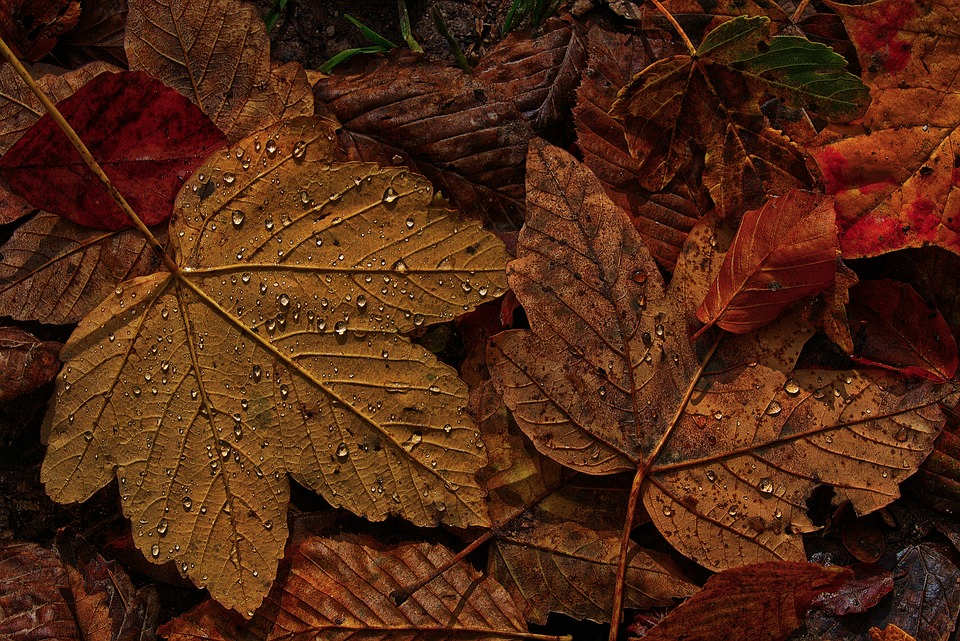
#> input picture Task1/hcont.jpg, 960 x 641 px
$ python Q5.py
#> lines starting #> are read from the running program, lines starting #| are printed output that depends on the picture
import numpy as np
import cv2
from matplotlib import pyplot as plt

img = cv2.imread('hcont.jpg', 1)
#> img is the input picture: shape (641, 960, 3); mean B, G, R 19.7, 40.1, 80.6

cv2.imshow("main_image", img)
cv2.waitKey()

def histogram_equalization(img_in):
    # segregate color streams
    b, g, r = cv2.split(img_in)
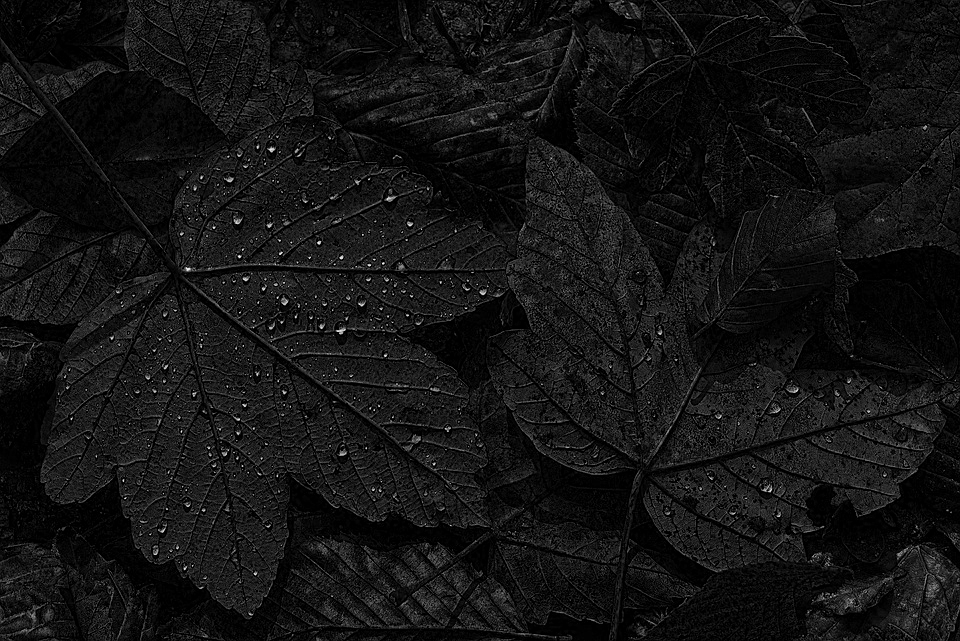
#> b: shape (641, 960); min 0, max 246, mean 19.7
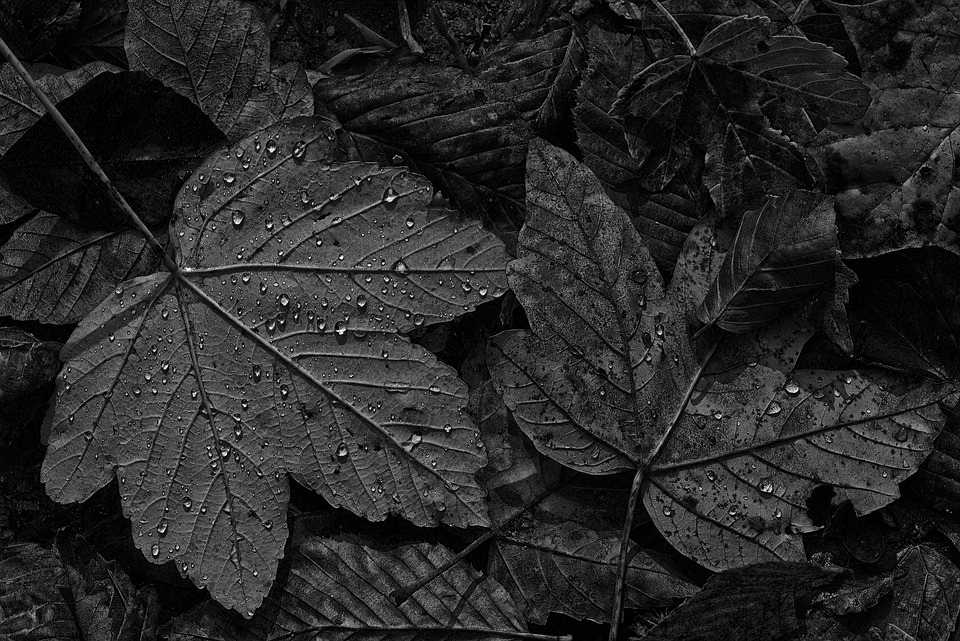
#> g: shape (641, 960); min 0, max 255, mean 40.1
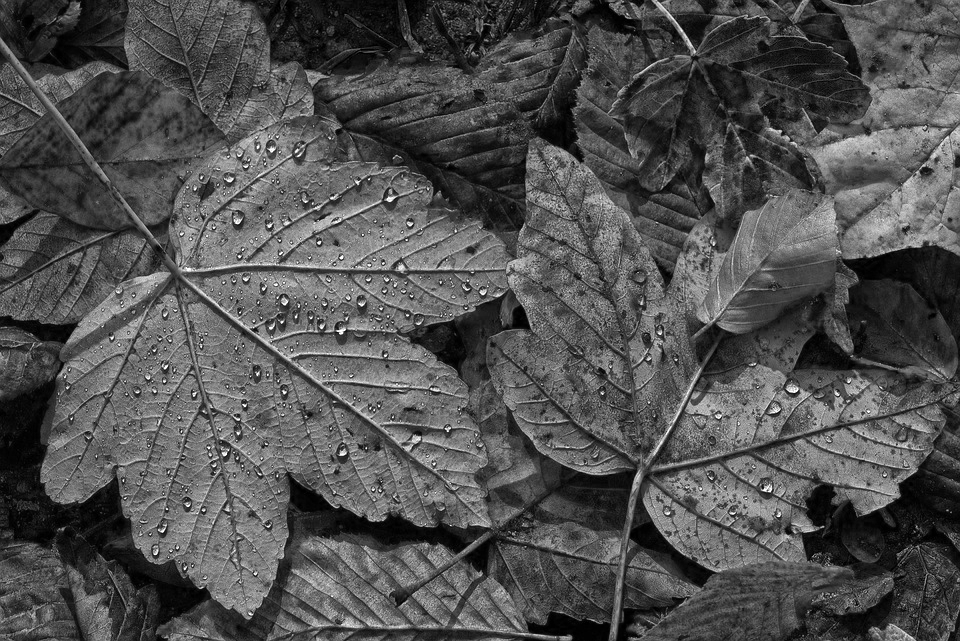
#> r: shape (641, 960); min 0, max 255, mean 80.6
    color = ('b', 'g', 'r')
    fig, ax = plt.subplots()
    for i, col in enumerate(color):
        histr = cv2.calcHist([img_in], [i], None, [256], [0, 256])
        ax.plot(histr, color=col)
        ax.set_xlim([0, 256])
    fig.show()
#> figure, not shown here; curve peaks at x = 0, y = 106533; curve peaks at x = 0, y = 28275; curve peaks at x = 60, y = 4696
    fig.savefig('histogram_image_before.png')
    plt.close(fig)

    equ_b = cv2.equalizeHist(b)
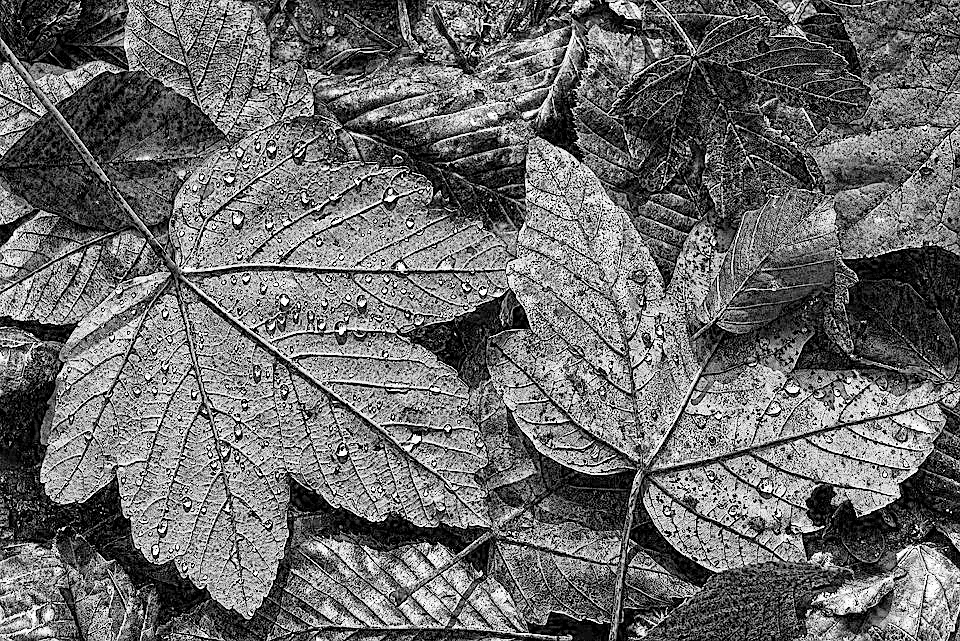
#> equ_b: shape (641, 960); min 0, max 255, mean 107.5
    equ_g = cv2.equalizeHist(g)
    equ_r = cv2.equalizeHist(r)
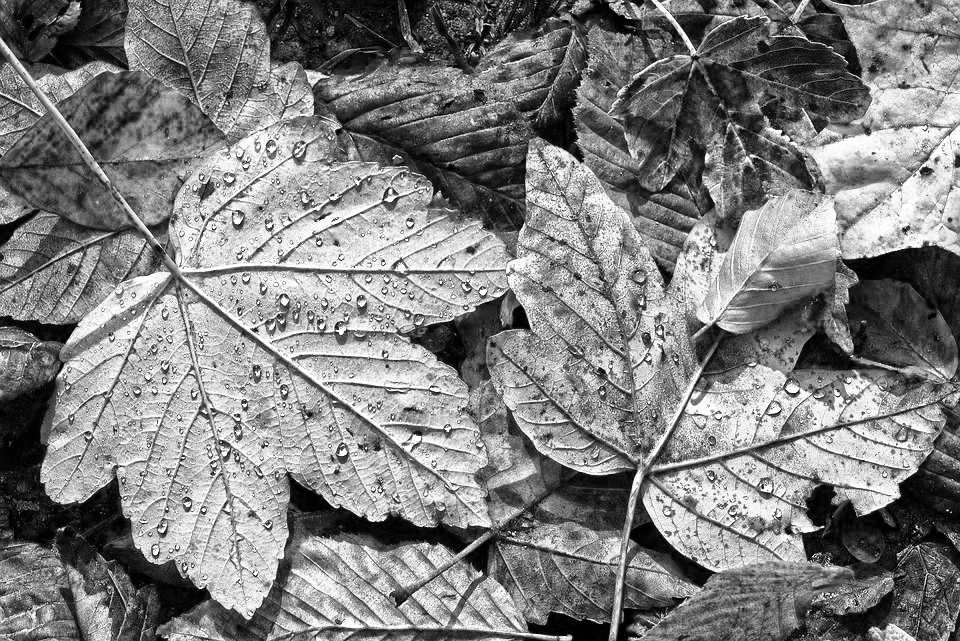
#> equ_r: shape (641, 960); min 0, max 255, mean 128.1
    img_out = cv2.merge((equ_b, equ_g, equ_r))
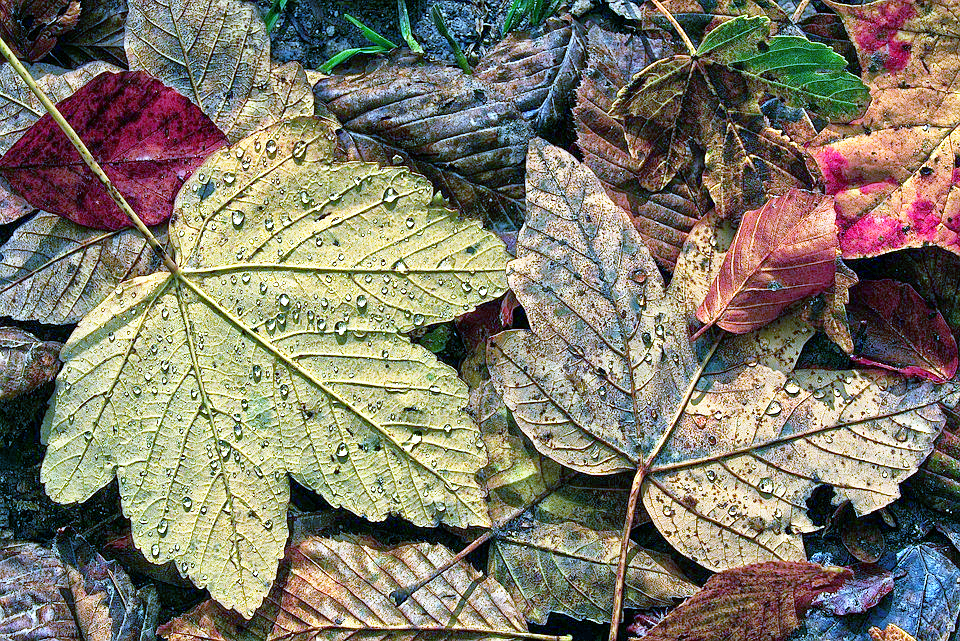
#> img_out: shape (641, 960, 3); mean B, G, R 107.5, 123, 128.1
    fig1, ax1 = plt.subplots()
    for i, col in enumerate(color):
        histr = cv2.calcHist([img_out], [i], None, [256], [0, 256])
        ax1.plot(histr, color=col)
        ax1.set_xlim([0, 256])
    fig1.show()
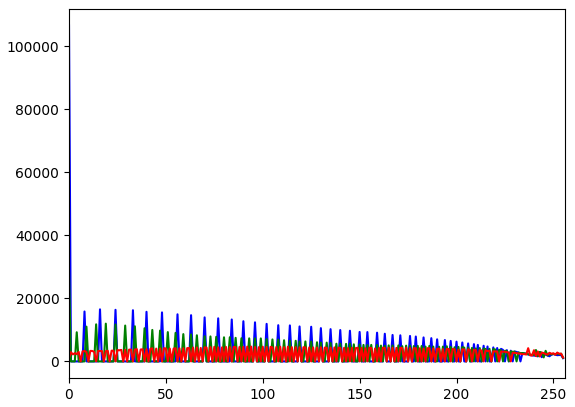
#> figure drawn by matplotlib, 1 panel; curve peaks at x = 0, y = 106533; curve peaks at x = 0, y = 28275; curve peaks at x = 94, y = 4696
    fig1.savefig('histogram_image_after.png')
    plt.close(fig1)
    return img_out


img_out = histogram_equalization(img)
cv2.imshow("new_image", img_out)
cv2.waitKey()
# Filename
filename = 'hcont_equ.jpg'

# Using cv2.imwrite() method
# Saving the image
cv2.imwrite(filename, img_out)
